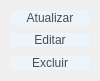
                      <widget class="QWidget" name="page_5">
                       <property name="geometry">
                        <rect>
                         <x>0</x>
                         <y>0</y>
                         <width>100</width>
                         <height>81</height>
                        </rect>
                       </property>
                       <attribute name="label">
                        <string>Ramais</string>
                       </attribute>
                       <layout class="QVBoxLayout" name="verticalLayout_15">
                        <item>
                         <widget class="QPushButton" name="pushButton_11">
                          <property name="sizePolicy">
                           <sizepolicy hsizetype="Minimum" vsizetype="Expanding">
                            <horstretch>0</horstretch>
                            <verstretch>0</verstretch>
                           </sizepolicy>
                          </property>
                          <property name="styleSheet">
                           <string notr="true">background-color: rgb(237, 245, 252);
border-radius: 10px;
color: rgb(76, 76, 76);
border-color: none;</string>
                          </property>
                          <property name="text">
                           <string>Atualizar</string>
                          </property>
                         </widget>
                        </item>
                        <item>
                         <spacer name="verticalSpacer_2">
                          <property name="orientation">
                           <enum>Qt::Vertical</enum>
                          </property>
                          <property name="sizeHint" stdset="0">
                           <size>
                            <width>40</width>
                            <height>20</height>
                           </size>
                          </property>
                         </spacer>
                        </item>
                        <item>
                         <widget class="QPushButton" name="pushButton_9">
                          <property name="sizePolicy">
                           <sizepolicy hsizetype="Minimum" vsizetype="Expanding">
                            <horstretch>0</horstretch>
                            <verstretch>0</verstretch>
                           </sizepolicy>
                          </property>
                          <property name="styleSheet">
                           <string notr="true">background-color: rgb(237, 245, 252);
border-radius: 10px;
color: rgb(76, 76, 76);
border-color: none;</string>
                          </property>
                          <property name="text">
                           <string>Editar</string>
                          </property>
                         </widget>
                        </item>
                        <item>
                         <spacer name="verticalSpacer_6">
                          <property name="orientation">
                           <enum>Qt::Vertical</enum>
                          </property>
                          <property name="sizeHint" stdset="0">
                           <size>
                            <width>40</width>
                            <height>20</height>
                           </size>
                          </property>
                         </spacer>
                        </item>
                        <item>
                         <widget class="QPushButton" name="pushButton_10">
                          <property name="sizePolicy">
                           <sizepolicy hsizetype="Expanding" vsizetype="Expanding">
                            <horstretch>0</horstretch>
                            <verstretch>0</verstretch>
                           </sizepolicy>
                          </property>
                          <property name="styleSheet">
                           <string notr="true">background-color: rgb(237, 245, 252);
border-radius: 10px;
color: rgb(76, 76, 76);
border-color: none;</string>
                          </property>
                          <property name="text">
                           <string>Excluir</string>
                          </property>
                         </widget>
                        </item>
                       </layout>
                      </widget>
